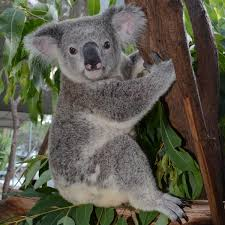
%> input picture ao/lab1/koala.jpg, 225 x 225 px
$ octave kp42115lab1.m   (GNU Octave 9; MATLAB toolbox functions it lacks are replaced by stand-ins)
%> lines starting %> are read from the running program, lines starting %| are printed output that depends on the picture; in (x1, y1, x2, y2) boxes, pixels count from 0 and x2, y2 are one past the last pixel; in counts of white or black regions, pixels touching at a corner belong together; the program's own positions count from 1
clear all;
close all;
%% Zadanie 1.1
% Wykorzystuj¹c œrodowisko MATLAB z bibliotek¹ OpenCV dokonaæ binaryzacji
% obrazu kolorowego po uprzedniej jego konwersji do skali szaroœci. W celu
% konwersji do skali szaroœci mo¿liwe jest wykorzystanie funkcji cv.cvtColor
% z parametrem RGB2GRAY. Binaryzacja metod¹ Otsu mo¿e byæ wykonana za
% pomoc¹ polecenia cv.threshold.

image = imread("koala.jpg");
%> image is the input picture: size 225x225x3 uint8; mean R, G, B 91.5, 89.9, 76.5

% Dodanie szumu salt and pepper do obrazka. Nale¿y odkomentowaæ linijke ponizej dla zadania 4
% porównanie obrazu nastepuje w diffCount.
% image = imnoise(image, 'salt & pepper');
imshow(image);
figure

%to gray
img_gray = rgb2gray(image);
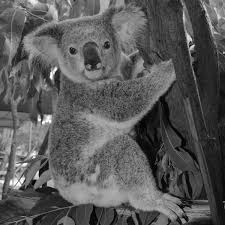
%> img_gray: size 225x225 uint8; min 0, max 254, mean 88.8
img_hist = imhist(img_gray);
%> img_hist = 256 values, max 473 at index 67, min 0 at index 256, mean 197.8
bar(img_hist);
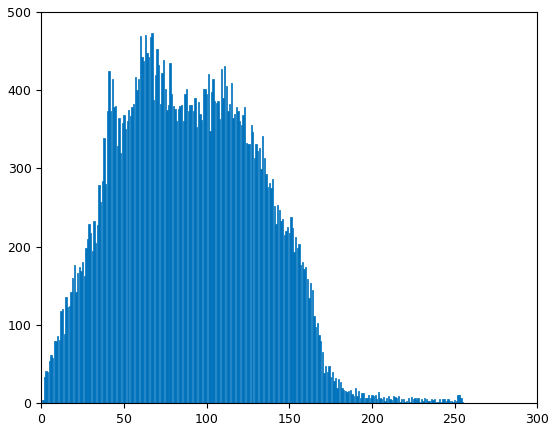
%> figure redrawn from the program's plot data; tallest bar 473 high, from x = 66.6 to 67.4
imshow(img_gray);
figure

%binarize
TW = 116; %próg binaryzacji
img_bin = img_gray > TW;
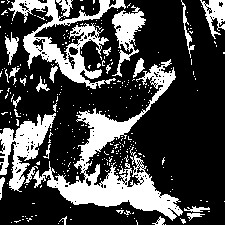
%> img_bin: size 225x225 logical; 27.5% white; 302 white regions (278 under 20 px), largest, box (x1, y1, x2, y2) and area: (33, 59, 183, 221) 5597, (8, 0, 126, 89) 3120, (0, 113, 56, 192) 1782
imshow(img_bin);
figure

%binarize otsu
th = graythresh(img_gray)*255;
%> th = 90
%th

%% Zadanie 1.2
% Zbadaæ wp³yw sposobu konwersji obrazu kolorowego do skali szaroœci na wynik
% binaryzacji metod¹ Otsu wybieraj¹c odpowiedni¹ sk³adow¹ reprezentuj¹c¹ jasnoœæ
% z modelu CIE XYZ uzyskanych za pomoc¹ funkcji cv.cvtColor.

%> (the run ends here)
